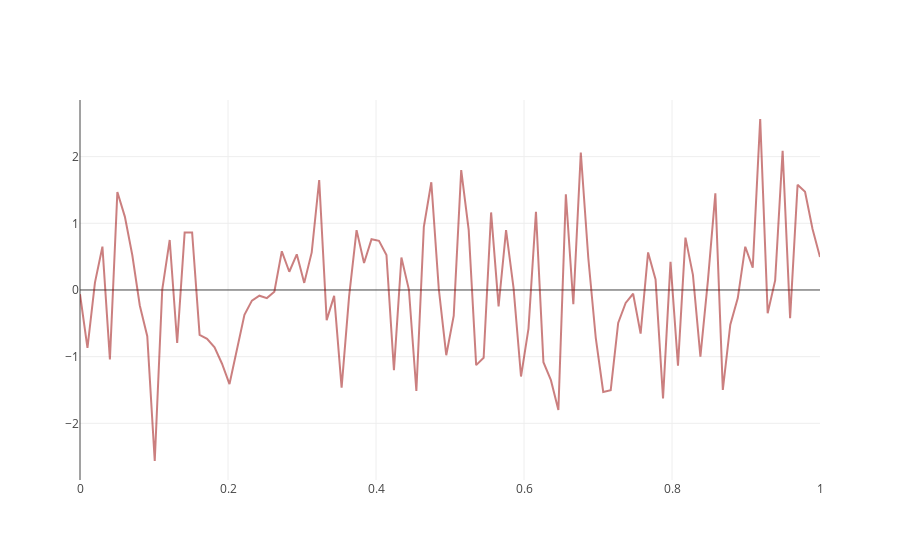

The notebook cell this image was saved under:
### Markdown cell above
## Simple line chart

### Code cell
trace = go.Scatter(x = monotone_x,y = random_y,mode = 'lines',
                   marker = dict(size = 10,color="rgba(152,0,0,0.5)")
                  )

data = [trace]
figure = dict(data=data)
iplot(figure)
